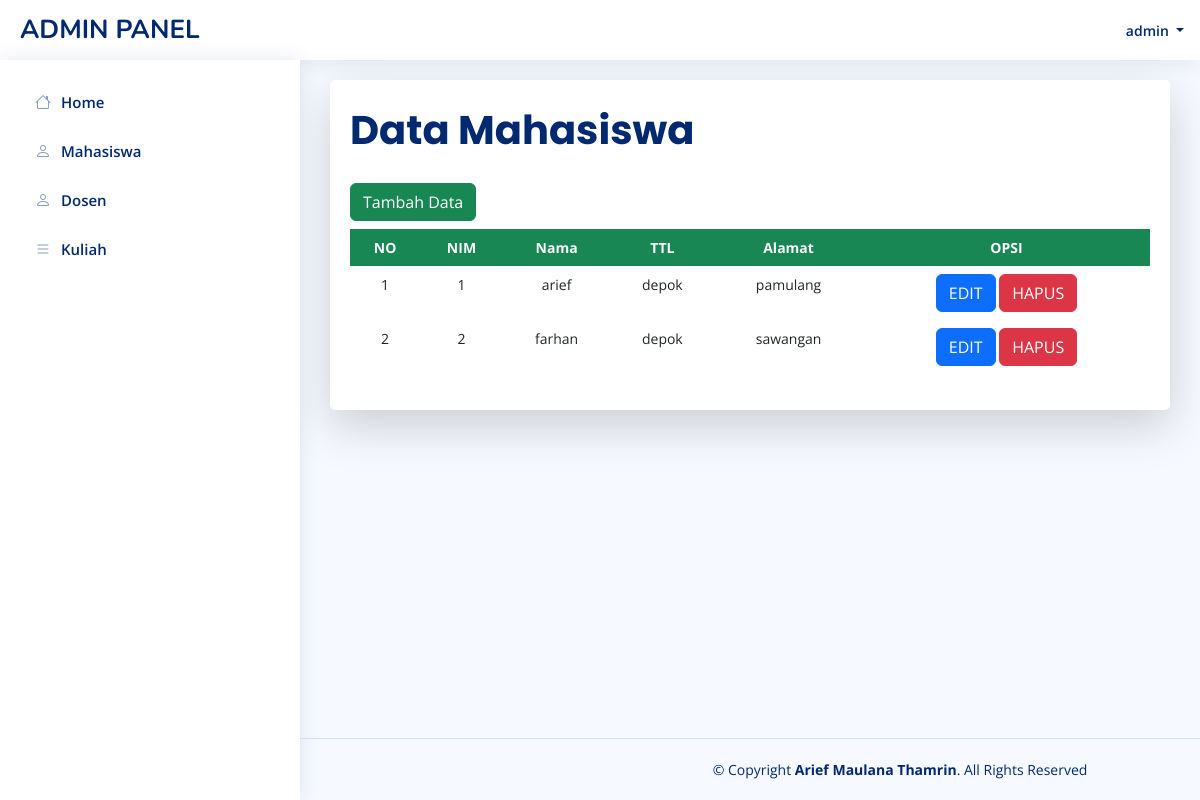
Page /admin/mahasiswa.php (signed in) on the committed database.
### tables this page shows
CREATE TABLE `mahasiswa` (
  `NIM` char(12) NOT NULL,
  `Nama_Mahasiswa` varchar(30) NOT NULL,
  `Tempat_Tanggal_Lahir` varchar(30) NOT NULL,
  `Alamat_Mahasiswa` varchar(30) NOT NULL
);

### admin/mahasiswa.php (the view, shortened to what this page needs)
<?php include("header.php"); ?>
<div class="fs-1 fw-bolder card-title">Data Mahasiswa</div>
<a class="btn btn-success mb-2" href="tambahmahasiswa.php">
    Tambah Data
</a>
<table class="table table-borderless datatable">
    <tr>
        <th class="bg-success text-center text-light">NO</th>
        <th class="bg-success text-center text-light">NIM</th>
        <th class="bg-success text-center text-light">Nama</th>
        <th class="bg-success text-center text-light">TTL</th>
        <th class="bg-success text-center text-light">Alamat</th>
        <th class="bg-success text-center text-light">OPSI</th>
    </tr>
    <?php
    include '../config.php';
    $no = 1;
    $data = mysqli_query($koneksi, "select * from mahasiswa");
    foreach ($data as $d) {
        ?>
        <tr>
            <td class="text-center">
                <?php echo $no++; ?>
            </td>
            <td class="text-center">
                <?php echo $d['NIM']; ?>
            </td>
            <td class="text-center">
                <?php echo $d['Nama_Mahasiswa']; ?>
            </td>
            <td class="text-center">
                <?php echo $d['Tempat_Tanggal_Lahir']; ?>
            </td>
            <td class="text-center">
                <?php echo $d['Alamat_Mahasiswa']; ?>
            </td>
            <td class="text-center">
                <a href="editmahasiswa.php?nim=<?= $d['NIM'] ?>" class="btn btn-primary">EDIT</a>
                <a href="hapusmahasiswa.php?nim=<?= $d['NIM'] ?>"
                    onclick="return confirm('Serius Bro Mau Dihapus??');" class="btn btn-danger">HAPUS</a>
            </td>
        </tr>
        <?php
    }
    ?>
</table>
<?php include 'footer.php'; ?>

### assets/css/style.css (style rules this page uses)
:root { scroll-behavior: smooth; }
body { font-family: "Open Sans", sans-serif; background: #f6f9ff; color: #444444; }
a { color: #4154f1; text-decoration: none; }
.card-title { padding: 20px 0 15px 0; font-size: 18px; font-weight: 500; color: #012970; font-family: "Poppins", sans-serif; }

### rows in the picture
mahasiswa: NIM "1", Nama_Mahasiswa "arief", Tempat_Tanggal_Lahir "depok", Alamat_Mahasiswa "pamulang"
mahasiswa: NIM "2", Nama_Mahasiswa "farhan", Tempat_Tanggal_Lahir "depok", Alamat_Mahasiswa "sawangan"

### other values in the picture
$_SESSION['username'] "admin"
